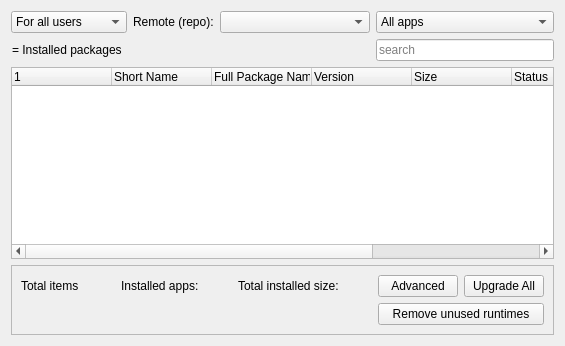
     <widget class="QWidget" name="tabFlatpak">
      <property name="sizePolicy">
       <sizepolicy hsizetype="Preferred" vsizetype="Expanding">
        <horstretch>0</horstretch>
        <verstretch>0</verstretch>
       </sizepolicy>
      </property>
      <attribute name="title">
       <string>Flatpaks</string>
      </attribute>
      <layout class="QGridLayout" name="gridLayout_8">
       <item row="0" column="0">
        <widget class="QComboBox" name="comboUser">
         <property name="currentText">
          <string>For all users</string>
         </property>
         <item>
          <property name="text">
           <string>For all users</string>
          </property>
         </item>
         <item>
          <property name="text">
           <string>For current user</string>
          </property>
         </item>
        </widget>
       </item>
       <item row="0" column="1" alignment="Qt::AlignmentFlag::AlignRight">
        <widget class="QLabel" name="labelRepo">
         <property name="text">
          <string>Remote (repo):</string>
         </property>
        </widget>
       </item>
       <item row="0" column="2">
        <widget class="QComboBox" name="comboRemote">
         <property name="minimumSize">
          <size>
           <width>150</width>
           <height>0</height>
          </size>
         </property>
        </widget>
       </item>
       <item row="0" column="3">
        <widget class="QComboBox" name="comboFilterFlatpak">
         <property name="enabled">
          <bool>true</bool>
         </property>
         <property name="minimumSize">
          <size>
           <width>150</width>
           <height>0</height>
          </size>
         </property>
         <property name="maximumSize">
          <size>
           <width>200</width>
           <height>16777215</height>
          </size>
         </property>
         <property name="toolTip">
          <string>&lt;html&gt;&lt;head/&gt;&lt;body&gt;&lt;p&gt;Filter packages according to their status.&lt;/p&gt;&lt;/body&gt;&lt;/html&gt;</string>
         </property>
         <property name="currentText">
          <string>All apps</string>
         </property>
         <item>
          <property name="text">
           <string>All apps</string>
          </property>
         </item>
         <item>
          <property name="text">
           <string>All runtimes</string>
          </property>
         </item>
         <item>
          <property name="text">
           <string>All available</string>
          </property>
         </item>
         <item>
          <property name="text">
           <string>Installed apps</string>
          </property>
         </item>
         <item>
          <property name="text">
           <string>Installed runtimes</string>
          </property>
         </item>
         <item>
          <property name="text">
           <string>All installed</string>
          </property>
         </item>
         <item>
          <property name="text">
           <string>Not installed</string>
          </property>
         </item>
        </widget>
       </item>
       <item row="1" column="0" colspan="3">
        <widget class="QPushButton" name="iconInstalledPackages_4">
         <property name="styleSheet">
          <string notr="true">text-align: left</string>
         </property>
         <property name="text">
          <string>= Installed packages</string>
         </property>
         <property name="icon">
          <iconset theme="package-installed-updated"/>
         </property>
         <property name="autoDefault">
          <bool>false</bool>
         </property>
         <property name="flat">
          <bool>true</bool>
         </property>
        </widget>
       </item>
       <item row="1" column="3">
        <widget class="QLineEdit" name="searchBoxFlatpak">
         <property name="minimumSize">
          <size>
           <width>150</width>
           <height>0</height>
          </size>
         </property>
         <property name="maximumSize">
          <size>
           <width>200</width>
           <height>16777215</height>
          </size>
         </property>
         <property name="placeholderText">
          <string>search</string>
         </property>
         <property name="clearButtonEnabled">
          <bool>true</bool>
         </property>
        </widget>
       </item>
       <item row="2" column="0">
        <spacer name="verticalSpacerFP">
         <property name="orientation">
          <enum>Qt::Orientation::Vertical</enum>
         </property>
         <property name="sizeType">
          <enum>QSizePolicy::Policy::Preferred</enum>
         </property>
         <property name="sizeHint" stdset="0">
          <size>
           <width>20</width>
           <height>0</height>
          </size>
         </property>
        </spacer>
       </item>
       <item row="4" column="0" colspan="4">
        <widget class="QFrame" name="frameFP">
         <property name="frameShape">
          <enum>QFrame::Shape::StyledPanel</enum>
         </property>
         <property name="frameShadow">
          <enum>QFrame::Shadow::Raised</enum>
         </property>
         <layout class="QGridLayout" name="gridLayout_7">
          <item row="2" column="4">
           <widget class="QLabel" name="labelNumInstFP">
            <property name="text">
             <string/>
            </property>
           </widget>
          </item>
          <item row="2" column="0">
           <widget class="QLabel" name="labelTotalApps_4">
            <property name="text">
             <string>Total items </string>
            </property>
           </widget>
          </item>
          <item row="2" column="1">
           <widget class="QLabel" name="labelNumAppFP">
            <property name="text">
             <string/>
            </property>
           </widget>
          </item>
          <item row="2" column="3">
           <widget class="QLabel" name="labelInstalled_4">
            <property name="text">
             <string>Installed apps:</string>
            </property>
           </widget>
          </item>
          <item row="2" column="11">
           <widget class="QPushButton" name="pushUpgradeFP">
            <property name="text">
             <string>Upgrade All</string>
            </property>
            <property name="icon">
             <iconset theme="system-upgrade"/>
            </property>
            <property name="autoDefault">
             <bool>false</bool>
            </property>
           </widget>
          </item>
          <item row="2" column="2">
           <spacer name="horizontalSpacer_15">
            <property name="orientation">
             <enum>Qt::Orientation::Horizontal</enum>
            </property>
            <property name="sizeType">
             <enum>QSizePolicy::Policy::Preferred</enum>
            </property>
            <property name="sizeHint" stdset="0">
             <size>
              <width>20</width>
              <height>20</height>
             </size>
            </property>
           </spacer>
          </item>
          <item row="2" column="8">
           <spacer name="horizontalSpacer_16">
            <property name="orientation">
             <enum>Qt::Orientation::Horizontal</enum>
            </property>
            <property name="sizeType">
             <enum>QSizePolicy::Policy::Expanding</enum>
            </property>
            <property name="sizeHint" stdset="0">
             <size>
              <width>20</width>
              <height>20</height>
             </size>
            </property>
           </spacer>
          </item>
          <item row="2" column="10">
           <widget class="QPushButton" name="pushRemotes">
            <property name="text">
             <string>Advanced</string>
            </property>
            <property name="icon">
             <iconset theme="configure"/>
            </property>
            <property name="autoDefault">
             <bool>false</bool>
            </property>
           </widget>
          </item>
          <item row="2" column="5">
           <spacer name="horizontalSpacer_17">
            <property name="orientation">
             <enum>Qt::Orientation::Horizontal</enum>
            </property>
            <property name="sizeType">
             <enum>QSizePolicy::Policy::Preferred</enum>
            </property>
            <property name="sizeHint" stdset="0">
             <size>
              <width>20</width>
              <height>20</height>
             </size>
            </property>
           </spacer>
          </item>
          <item row="2" column="6">
           <widget class="QLabel" name="labelTotalSize">
            <property name="text">
             <string>Total installed size:</string>
            </property>
           </widget>
          </item>
          <item row="2" column="7">
           <widget class="QLabel" name="labelNumSize">
            <property name="text">
             <string/>
            </property>
           </widget>
          </item>
          <item row="3" column="10" colspan="2">
           <widget class="QPushButton" name="pushRemoveUnused">
            <property name="text">
             <string>Remove unused runtimes</string>
            </property>
            <property name="icon">
             <iconset theme="sweeper"/>
            </property>
            <property name="autoDefault">
             <bool>false</bool>
            </property>
           </widget>
          </item>
         </layout>
        </widget>
       </item>
       <item row="3" column="0" colspan="4">
        <widget class="QTreeWidget" name="treeFlatpak">
         <property name="sizePolicy">
          <sizepolicy hsizetype="Expanding" vsizetype="Expanding">
           <horstretch>0</horstretch>
           <verstretch>0</verstretch>
          </sizepolicy>
         </property>
         <property name="sortingEnabled">
          <bool>false</bool>
         </property>
         <column>
          <property name="text">
           <string notr="true"/>
          </property>
         </column>
         <column>
          <property name="text">
           <string>Short Name</string>
          </property>
         </column>
         <column>
          <property name="text">
           <string>Full Package Name</string>
          </property>
         </column>
         <column>
          <property name="text">
           <string>Version</string>
          </property>
         </column>
         <column>
          <property name="text">
           <string>Size</string>
          </property>
         </column>
         <column>
          <property name="text">
           <string notr="true">Status</string>
          </property>
         </column>
         <column>
          <property name="text">
           <string notr="true">Duplication</string>
          </property>
         </column>
         <column>
          <property name="text">
           <string notr="true">Full string</string>
          </property>
         </column>
        </widget>
       </item>
      </layout>
     </widget>
